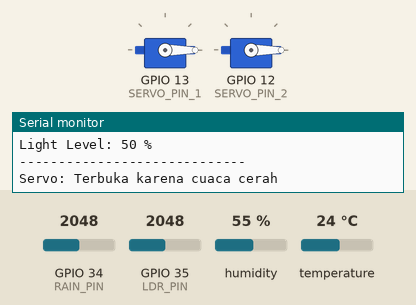
Recording of a sketch running on a simulated ESP32. Shown: 2 × servo, the last lines printed to the serial monitor. Inputs (shaded band) come from the test bench; at power-on: GPIO 34 (RAIN_PIN) = 2048, GPIO 35 (LDR_PIN) = 2048, humidity 55 %, temperature 24 °C. WiFi joins after 1.5 s; servers stay silent unless stated.

Above: at 3.0 s.
3.1 s: GPIO 34 (RAIN_PIN) set to 1992
At 5.3 s:
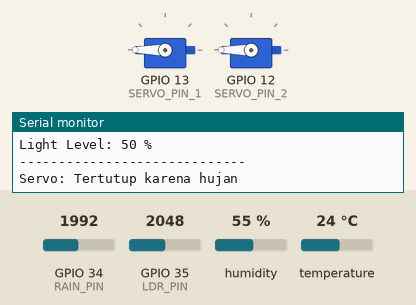
5.8 s: GPIO 34 (RAIN_PIN) set to 2866
At 6.8 s:
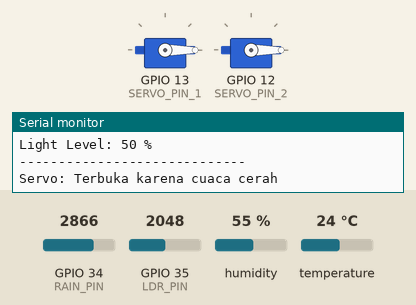
8.5 s: GPIO 35 (LDR_PIN) set to 2876
11.2 s: GPIO 35 (LDR_PIN) set to 2956
At 12.5 s:
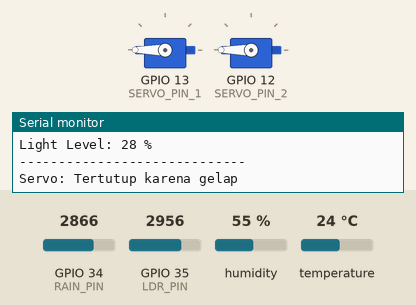
15.5 s: GPIO 35 (LDR_PIN) set to 2866
At 16.7 s:
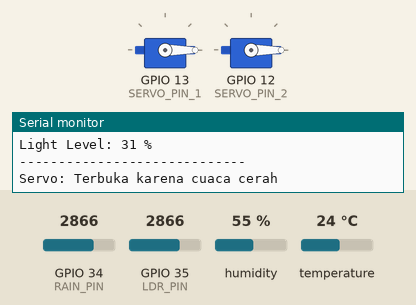
Timing chart, 0 to 18.5 s (numbered marks = the images above; inputs shaded):
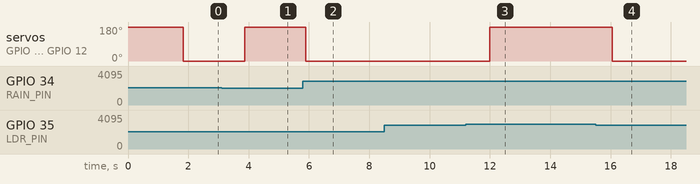

The sketch:

blynk_roof_automation_system.ino
```cpp
#define BLYNK_PRINT Serial
#define BLYNK_TEMPLATE_ID "TMPL6cN-eEIhU"  // Ganti dengan ID template Anda
#define BLYNK_TEMPLATE_NAME "ESP32"        // Ganti dengan nama template Anda
#define BLYNK_AUTH_TOKEN "InRyylLQhULFg-PtrOtOSeAdnuK-jZen" // Ganti dengan token autentikasi Anda

#include <WiFi.h>
#include <BlynkSimpleEsp32.h>
#include <DHT.h>
#include <ESP32Servo.h>

// Konfigurasi pin dan jenis sensor DHT
#define DHTPIN 15      // Pin untuk sensor DHT (GPIO15)
#define DHTTYPE DHT11  // Tipe sensor DHT (DHT11)

DHT dht(DHTPIN, DHTTYPE);

// Pin sensor hujan dan LDR
#define RAIN_PIN 34    // Pin analog untuk sensor hujan (GPIO34)
#define LDR_PIN 35     // Pin analog untuk LDR (GPIO35)

// Pin servo
#define SERVO_PIN_1 13   // Pin GPIO untuk servo 1 (GPIO13)
#define SERVO_PIN_2 12   // Pin GPIO untuk servo 2 (GPIO12)

// Inisialisasi servo
Servo servo1;
Servo servo2;

// Inisialisasi variabel pembacaan sensor
float temperature;
float humidity;
int rainLevel;
int lightLevel;

// Inisialisasi posisi servo
int servoOpen = 0;   // Derajat untuk posisi terbuka
int servoClose = 180;  // Derajat untuk posisi tertutup

// Kredensial WiFi
char ssid[] = "username";    // Ganti dengan nama WiFi Anda
char pass[] = "password";  // Ganti dengan password WiFi Anda

void setup() {
  // Konfigurasi Serial Monitor
  Serial.begin(115200);

  // Inisialisasi koneksi ke Blynk
  Blynk.begin(BLYNK_AUTH_TOKEN, ssid, pass);

  // Inisialisasi sensor DHT
  dht.begin();

  // Inisialisasi servo
  servo1.attach(SERVO_PIN_1);
  servo2.attach(SERVO_PIN_2);

  // Memulai posisi servo tertutup
  servo1.write(servoClose);
  servo2.write(servoClose);

  // Konfigurasi pin LDR dan Rain Sensor sebagai input
  pinMode(RAIN_PIN, INPUT);
  pinMode(LDR_PIN, INPUT);

  Serial.println("Weather Monitoring System with Servo and Blynk Initialized!");
}

void loop() {
  // Proses Blynk
  Blynk.run();

  // Membaca data dari DHT11
  temperature = dht.readTemperature();
  humidity = dht.readHumidity();

  // Membaca data dari sensor hujan dan LDR
  rainLevel = analogRead(RAIN_PIN);
  lightLevel = analogRead(LDR_PIN);

  // Memetakan data sensor hujan ke nilai persentase (0-100%)
  rainLevel = map(rainLevel, 0, 4095, 100, 0);

  // Memetakan data LDR ke nilai persentase (0-100%)
  lightLevel = map(lightLevel, 0, 4095, 100, 0);

  // Memeriksa apakah pembacaan DHT berhasil
  if (isnan(temperature) || isnan(humidity)) {
    Serial.println("Failed to read from DHT sensor!");
  } else {
    // Menampilkan data di Serial Monitor
    Serial.println("Weather Data:");
    Serial.print("Temperature: ");
    Serial.print(temperature);
    Serial.println(" °C");

    Serial.print("Humidity: ");
    Serial.print(humidity);
    Serial.println(" %");

    Serial.print("Rain Level: ");
    Serial.print(rainLevel);
    Serial.println(" %");

    Serial.print("Light Level: ");
    Serial.print(lightLevel);
    Serial.println(" %");
    Serial.println("-----------------------------");

    // Kirim data ke Blynk
    Blynk.virtualWrite(V0, temperature);  // Virtual pin V0 untuk suhu
    Blynk.virtualWrite(V1, humidity);     // Virtual pin V1 untuk kelembapan
    Blynk.virtualWrite(V2, rainLevel);    // Virtual pin V2 untuk tingkat hujan
    Blynk.virtualWrite(V3, lightLevel);   // Virtual pin V3 untuk tingkat cahaya

    // Logika kontrol servo berdasarkan sensor
    if (rainLevel > 50) {  // Jika hujan lebat (lebih dari 50% kelembapan)
      servo1.write(servoClose); // Servo 1 tertutup
      servo2.write(servoClose); // Servo 2 tertutup
      Serial.println("Servo: Tertutup karena hujan");
      Blynk.virtualWrite(V4, "Closed");  // Virtual pin V4 untuk status servo
    } else if (lightLevel < 30) { // Jika gelap (kurang dari 30% pencahayaan)
      servo1.write(servoClose); // Servo 1 tertutup
      servo2.write(servoClose); // Servo 2 tertutup
      Serial.println("Servo: Tertutup karena gelap");
      Blynk.virtualWrite(V4, "Closed");  // Virtual pin V4 untuk status servo
    } else {
      servo1.write(servoOpen); // Servo 1 terbuka
      servo2.write(servoOpen); // Servo 2 terbuka
      Serial.println("Servo: Terbuka karena cuaca cerah");
      Blynk.virtualWrite(V4, "Opened");  // Virtual pin V4 untuk status servo
    }
  }

  // Delay untuk memperbarui data
  delay(2000);
}
```

Measured:
- the behaviour switches between 2048 and 2047 on GPIO 34 (RAIN_PIN) (found by bisection; images 0 and 1)
- the behaviour switches between 2907 and 2908 on GPIO 35 (LDR_PIN) (found by bisection; images 2 and 3)
- after the input at 3.1 s, servo on GPIO 13 (SERVO_PIN_1), servo on GPIO 12 (SERVO_PIN_2): 0° → 180° after 0.77 s
- after the input at 5.8 s, servo on GPIO 13 (SERVO_PIN_1), servo on GPIO 12 (SERVO_PIN_2): 180° → 0° after 0.10 s
- after the input at 11.2 s, servo on GPIO 13 (SERVO_PIN_1), servo on GPIO 12 (SERVO_PIN_2): 0° → 180° after 0.80 s
- after the input at 15.5 s, servo on GPIO 13 (SERVO_PIN_1), servo on GPIO 12 (SERVO_PIN_2): 180° → 0° after 0.56 s
